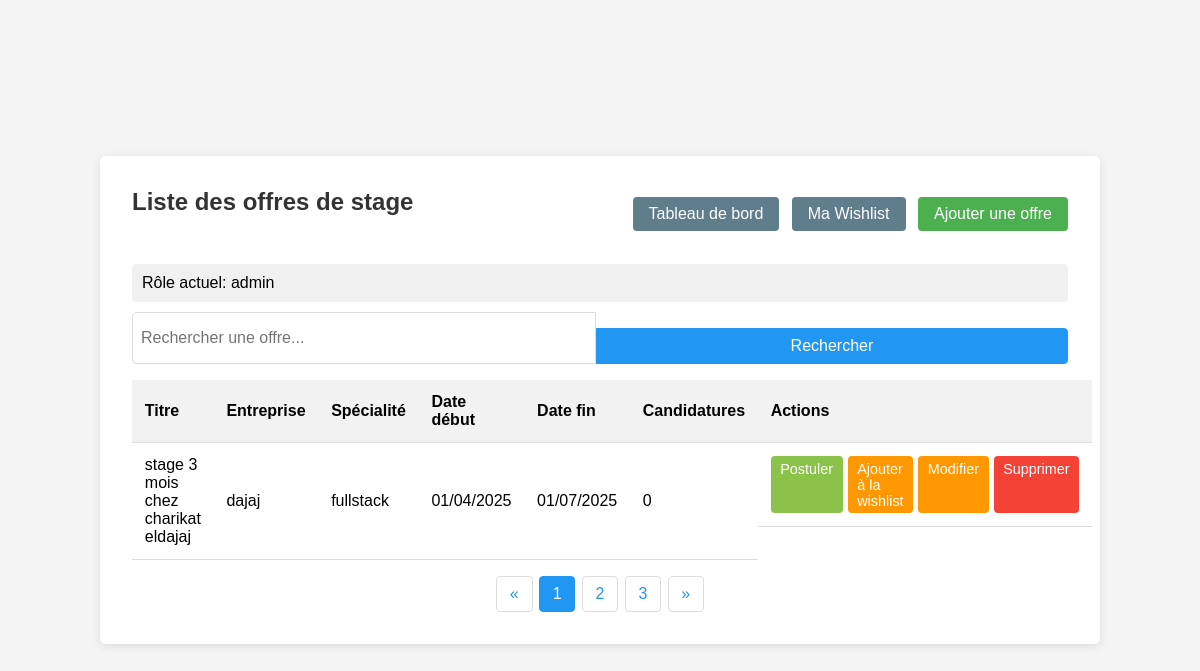
Screenshot of /index.php?page=liste_offre (signed in) with the database file from the repository.
### tables this page shows
CREATE TABLE `offres_stage` (
  `id` int(11) NOT NULL,
  `titre` varchar(255) NOT NULL,
  `description` text,
  `date_debut` date DEFAULT NULL,
  `date_fin` date DEFAULT NULL,
  `entreprise_id` int(11) DEFAULT NULL,
  `specialite` varchar(255) DEFAULT NULL,
  `date_creation` datetime NOT NULL
);

CREATE TABLE `entreprises` (
  `id` int(11) NOT NULL,
  `nom` varchar(255) NOT NULL,
  `adresse` varchar(255) DEFAULT NULL,
  `email` varchar(255) DEFAULT NULL
);

### controllers/OffreController.php (called while the page is built, shortened)
<?php
require_once 'models/OffreModel.php';
class OffreController {
    private $offreModel;
    public function __construct() {
        $this->offreModel = new OffreModel();
    }
    public function index() {
        $keyword = isset($_GET['search']) ? $_GET['search'] : '';
        if (!empty($keyword)) {
            $offres = $this->offreModel->searchOffres($keyword);
        } else {
            $offres = $this->offreModel->getAllOffres();
        }
        include 'views/offre/liste_offre.php';
    }
}

### models/Database.php (called while the page is built)
<?php
class Database {
    private static $instance = null;
    private $conn;
    private function __construct() {
        $host = 'localhost';
        $db   = 'kéké';
        $user = 'root';
        $pass = '';
        $charset = 'utf8';
        $dsn = "mysql:host=$host;dbname=$db;charset=$charset";
        $options = [
            PDO::ATTR_ERRMODE            => PDO::ERRMODE_EXCEPTION,
            PDO::ATTR_DEFAULT_FETCH_MODE => PDO::FETCH_ASSOC,
            PDO::ATTR_EMULATE_PREPARES   => false,
        ];
        try {
            $this->conn = new PDO($dsn, $user, $pass, $options);
        } catch (PDOException $e) {
            throw new PDOException($e->getMessage(), (int)$e->getCode());
        }
    }
    public static function getInstance() {
        if (self::$instance == null) {
            self::$instance = new Database();
        }
        return self::$instance;
    }
    public function getConnection() {
        return $this->conn;
    }
}
?>

### models/OffreModel.php (called while the page is built, shortened)
<?php
require_once 'models/Database.php';
class OffreModel {
    private $db;
    public function __construct() {
        $this->db = Database::getInstance()->getConnection();
    }
    public function getAllOffres() {
        $query = "SELECT o.*, e.nom as entreprise_nom, COUNT(c.id) as candidature_count
                 FROM offres_stage o
                 LEFT JOIN entreprises e ON o.entreprise_id = e.id
                 LEFT JOIN candidatures c ON o.id = c.offre_stage_id
                 GROUP BY o.id
                 ORDER BY o.id DESC";
        $stmt = $this->db->query($query);
        return $stmt->fetchAll();
    }
}
?>

### views/offre/liste_offre.php (the view, shortened to what this page needs)
<!DOCTYPE html>
<html lang="fr">
<head>
    <link rel="stylesheet" href="../../public/css/style.css">
</head>
<body>
    <div class="container">
        <div class="header">
            <h2>Liste des offres de stage</h2>
            <div>
                <a href="index.php?page=dashboard" class="btn">Tableau de bord</a>
                <?php if (isset($_SESSION['user_role']) && (strtolower($_SESSION['user_role']) === 'etudiant' || $_SESSION['user_role'] === 'admin')): ?>
                <a href="index.php?page=wishlist" class="btn">Ma Wishlist</a>
                <?php endif; ?>
                <?php if (isset($_SESSION['user_role']) && ($_SESSION['user_role'] === 'admin' || $_SESSION['user_role'] === 'pilote')): ?>
                <a href="index.php?page=ajouter_offre" class="btn btn-add">Ajouter une offre</a>
                <?php endif; ?>
            </div>
        </div>
        <?php if (isset($_SESSION['user_role'])): ?>
        <div style="background: #f0f0f0; padding: 10px; margin-bottom: 10px; border-radius: 4px;">
            Rôle actuel: <?php echo htmlspecialchars($_SESSION['user_role']); ?>
        </div>
        <?php endif; ?>
        <form action="index.php" method="GET" class="search-container">
            <input type="text" name="search" placeholder="Rechercher une offre..." value="<?php echo isset($_GET['search']) ? htmlspecialchars($_GET['search']) : ''; ?>">
            <button type="submit">Rechercher</button>
        </form>
        <table>
            <thead>
                <tr>
                    <th>Titre</th>
                    <th>Entreprise</th>
                    <th>Spécialité</th>
                    <th>Date début</th>
                    <th>Date fin</th>
                    <th>Candidatures</th>
                    <th>Actions</th>
                </tr>
            </thead>
            <tbody>
                <?php if (empty($offres)): ?>
                    <tr>
                        <td colspan="7" style="text-align: center;">Aucune offre trouvée</td>
                    </tr>
                <?php else: ?>
                    <?php foreach ($offres as $offre): ?>
                        <tr>
                            <td><?php echo htmlspecialchars($offre['titre']); ?></td>
                            <td><?php echo htmlspecialchars($offre['entreprise_nom']); ?></td>
                            <td><?php echo htmlspecialchars(isset($offre['specialite']) && $offre['specialite'] ? $offre['specialite'] : 'Non précisé'); ?></td>
                            <td><?php echo isset($offre['date_debut']) && $offre['date_debut'] ? date('d/m/Y', strtotime($offre['date_debut'])) : 'Non précisé'; ?></td>
                            <td><?php echo isset($offre['date_fin']) && $offre['date_fin'] ? date('d/m/Y', strtotime($offre['date_fin'])) : 'Non précisé'; ?></td>
                            <td><?php echo $offre['candidature_count']; ?></td>
                            <td class="action-buttons">
                                <a href="index.php?page=postuler_offre&id=<?php echo $offre['id']; ?>" class="btn btn-apply">Postuler</a>
                                <?php if (isset($_SESSION['user_role']) && (strtolower($_SESSION['user_role']) === 'etudiant' || $_SESSION['user_role'] === 'admin')): ?>
                                <a href="index.php?page=ajouter_wishlist&id=<?php echo $offre['id']; ?>" class="btn btn-wishlist">Ajouter à la wishlist</a>
                                <?php endif; ?>
                                <?php if (isset($_SESSION['user_role']) && ($_SESSION['user_role'] === 'admin' || $_SESSION['user_role'] === 'pilote')): ?>
                                    <a href="index.php?page=modifier_offre&id=<?php echo $offre['id']; ?>" class="btn btn-edit">Modifier</a>
                                    <a href="index.php?page=supprimer_offre&id=<?php echo $offre['id']; ?>" class="btn btn-delete" onclick="return confirm('Êtes-vous sûr de vouloir supprimer cette offre ?')">Supprimer</a>
                                <?php endif; ?>
                            </td>
                        </tr>
                    <?php endforeach; ?>
                <?php endif; ?>
            </tbody>
        </table>
        <div class="pagination">
            <a href="#">&laquo;</a>
            <a href="#" class="active">1</a>
            <a href="#">2</a>
            <a href="#">3</a>
            <a href="#">&raquo;</a>
        </div>
    </div>
</body>
</html>

### public/css/style.css (style rules this page uses)
* { box-sizing: border-box; margin: 0; padding: 0; }
body { font-family: Arial, sans-serif; background-color: #f4f4f4; display: flex; justify-content: center; align-items: center; height: 100vh; }
h2 { color: #333; margin-bottom: 1.5rem; text-align: center; }
input[type="text"], input[type="password"] { width: 100%; padding: 0.8rem; border: 1px solid #ddd; border-radius: 4px; font-size: 1rem; }
button { background-color: #4CAF50; border: none; color: white; padding: 0.8rem; width: 100%; border-radius: 4px; cursor: pointer; font-size: 1rem; margin-top: 1rem; transition: background-color 0.3s; }

### views/offre/liste_offre.php (style rules this page uses)
.container { background-color: white; border-radius: 5px; box-shadow: 0 2px 10px rgba(0, 0, 0, 0.1); padding: 2rem; width: 100%; max-width: 1000px; margin: 0 auto; }
.header { display: flex; justify-content: space-between; align-items: center; margin-bottom: 1.5rem; }
.search-container { margin-bottom: 1rem; display: flex; }
.search-container input { flex-grow: 1; padding: 0.5rem; border: 1px solid #ddd; border-radius: 4px 0 0 4px; }
.search-container button { padding: 0.5rem 1rem; border-radius: 0 4px 4px 0; border: 1px solid #2196F3; background-color: #2196F3; color: white; cursor: pointer; }
.btn { background-color: #607D8B; padding: 0.5rem 1rem; color: white; text-decoration: none; border-radius: 4px; display: inline-block; margin-left: 0.5rem; }
.btn-add { background-color: #4CAF50; }
table { width: 100%; border-collapse: collapse; margin-top: 1rem; }
th, td { padding: 0.8rem; text-align: left; border-bottom: 1px solid #ddd; }
th { background-color: #f2f2f2; font-weight: bold; }
.action-buttons { display: flex; gap: 5px; }
.action-buttons .btn { margin: 0; padding: 0.3rem 0.6rem; font-size: 0.9rem; }
.btn-edit { background-color: #FF9800; }
.btn-delete { background-color: #F44336; }
.btn-apply { background-color: #8BC34A; }
.btn-wishlist { background-color: #FF9800; }
.pagination { display: flex; justify-content: center; margin-top: 1rem; }
.pagination a { padding: 0.5rem 0.8rem; margin: 0 0.2rem; border: 1px solid #ddd; color: #2196F3; text-decoration: none; border-radius: 4px; }
.pagination a.active { background-color: #2196F3; color: white; border-color: #2196F3; }

### rows the page displays
offres_stage: titre "stage 3 mois chez charikat eldajaj", entreprise.nom "dajaj", specialite "fullstack", date_debut "01/04/2025", date_fin "01/07/2025", candidature_count "0"

### other values shown
$_SESSION['user_role'] "admin"
